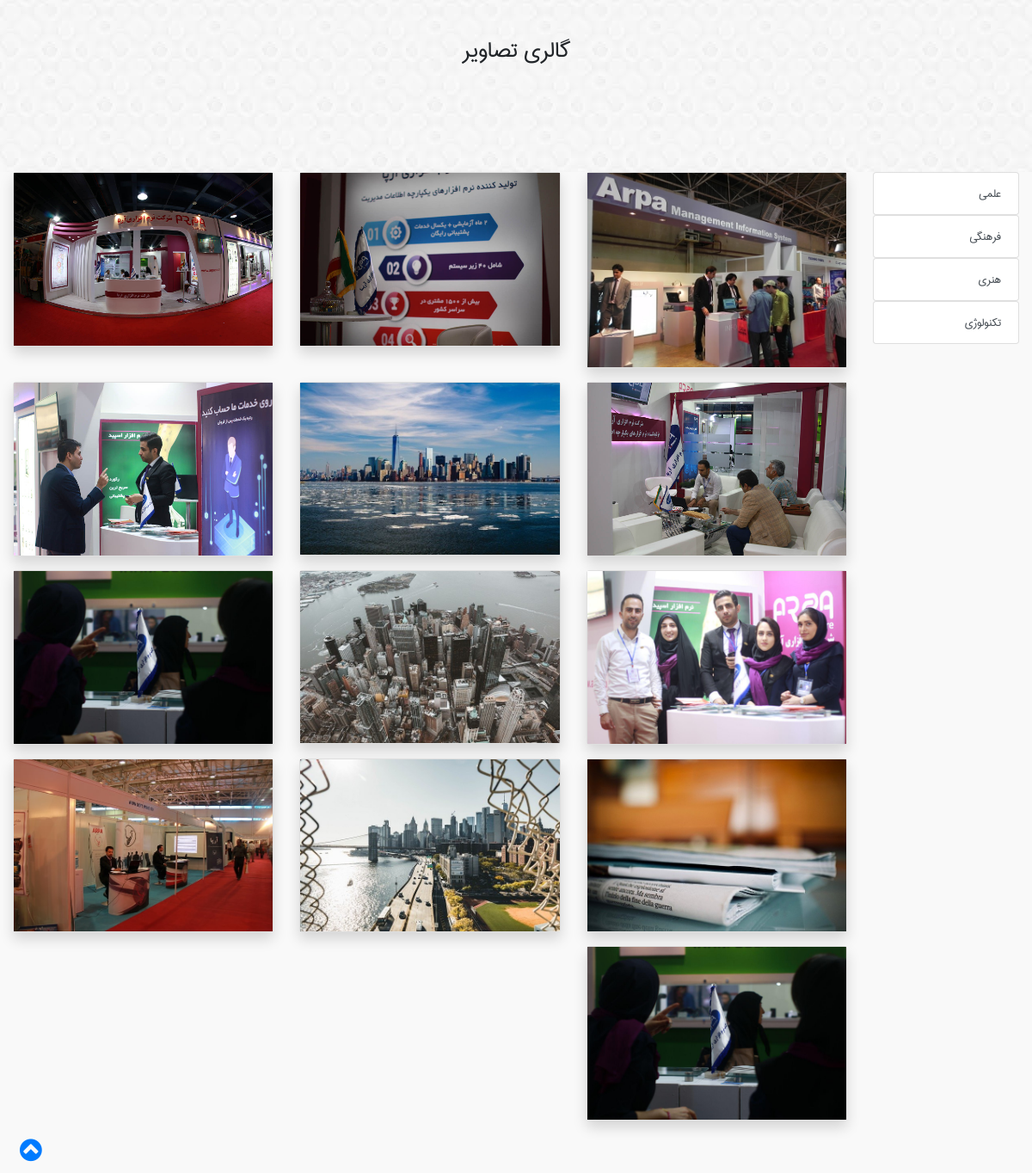
/gallery.php, run on the app's committed database.
### tables this page shows
CREATE TABLE `gallery_cat` (
  `id` int(11) NOT NULL,
  `title` varchar(255) NOT NULL
);

CREATE TABLE `gallery_pic` (
  `id` int(11) NOT NULL,
  `pic` varchar(100) NOT NULL,
  `body` text NOT NULL,
  `fk_cat` int(11) NOT NULL
);

### models/connect.php (called while the page is built, shortened)
<?php
class Dbconnection
{
	private $host="localhost";
	private $user="root";
	private $pass="";
	private $db="kosharayan";
	private $char="utf8";
	protected $connection;
	public function __construct()
	{
		if(!isset($this->connection))
		{
			$this->connection= new PDO("mysql:host=".$this->host.";dbname=".$this->db.";charset=".$this->char,$this->user , $this->pass);
			        return $this->connection;
		}
	}
}
?>

### models/Gallery_cat.php (called while the page is built, shortened)
<?php
require_once ('connect.php');
class Gallery_cat extends Dbconnection
{
    public function showAll()
    {
        $data = array();
        $sql = "SELECT * FROM gallery_cat" ;
        $q = $this->connection->query($sql) or die("failed!");
        while ($r = $q->fetch(PDO::FETCH_ASSOC)) {
            $data[] = $r;
        }
        return $data;
    }
}

### models/gallery-pic.php (called while the page is built, shortened)
<?php
require_once('connect.php');
class Gallery extends Dbconnection
{
    public function showAll()
    {
        $data = array();
        $sql = "SELECT * FROM gallery_pic ";
        $q = $this->connection->query($sql) or die("failed!");
        while ($r = $q->fetch(PDO::FETCH_ASSOC)) {
            $data[] = $r;
        }
        return $data;
    }
}
?>

### gallery.php (the view, shortened to what this page needs)
<?php
include_once('models/gallery-pic.php');
include_once('models/Gallery_cat.php');
$gallery= new Gallery();
$gallerycat= new Gallery_cat();
?>
<!doctype html>
<html>
<head>
<link rel="stylesheet" href="css/bootstrap.min.css">
<link rel="stylesheet" href="css/bootstrap-rtl.css">
<link rel="stylesheet" href="css/style.css">
<link rel="stylesheet" href="https://cdnjs.cloudflare.com/ajax/libs/font-awesome/4.7.0/css/font-awesome.min.css">
</head>
<body>
	<div class="container-fluid z-srch-khbr">
		<div class="row d-flex justify-content-center">
			<div class="col-10 col-lg-5">
				<h2 class="text-center mt-3" style="margin-top: 40px !important"> گالری تصاویر </h2>
			</div>
		</div>
	</div>
	<div class="container-fluid">
		<div class="row d-flex justify-content-center">
			<div class="col-10 col-lg-2 mb-4">
				<?php
				 $row=$gallerycat->showAll();
				 foreach($row as $row){
				?>
					<ul class="list-group">
					<a href="gallery.php?catid=<?php echo $row['id'];?>">
						<li class="list-group-item list-group-item-action"> <?php echo $row['title']; ?> </li></a>
					</ul>
					<?php }?>
			</div>
			<div class="col-12 col-lg-10">
				<div class="row">
				<?php
				if(isset($_GET['catid']))
				{
					$id=$_GET['catid'];
					$row=$gallery->showcat($id);
				}
else{
	$row=$gallery->showAll();
}
foreach($row as $row){
				?>
			<div class="col-12 col-md-4">
				<div class="card mb-3 shadow">
				<img src="<?php echo $row['pic'];  ?>" class="img-fluid">
				</div>
					</div>
					<?php  }?>
	</div>
	</div>
	<div class="container-fluid btn-back">
		<div class="row ">
			<div class="col-12 d-flex justify-content-end">
			<a href="#back" class="ml-2" style="font-size: 30px;">
				<i class="fa fa-chevron-circle-up align-middle;"></i>
			</a>
			</div>
		</div>
	</div>
</body>
</html>

### css/style.css (style rules this page uses)
body { background-color: #F9F9F9; font-family:IS; }
a { text-decoration: none !important; }
.z-srch-khbr { height: 200px ; background-image: url("../img/14.jpg"); background-image: linear-gradient(90deg,#f9f9f9); }

### data on the page
gallery_cat: title "علمی"
gallery_cat: title "فرهنگی"
gallery_cat: title "هنری"
gallery_cat: title "تکنولوژی"
gallery_pic: pic (picture)
gallery_pic: pic (picture)
gallery_pic: pic (picture)
gallery_pic: pic (picture)
gallery_pic: pic (picture)
gallery_pic: pic (picture)
gallery_pic: pic (picture)
gallery_pic: pic (picture)
gallery_pic: pic (picture)
gallery_pic: pic (picture)
gallery_pic: pic (picture)
gallery_pic: pic (picture)
gallery_pic: pic (picture)
